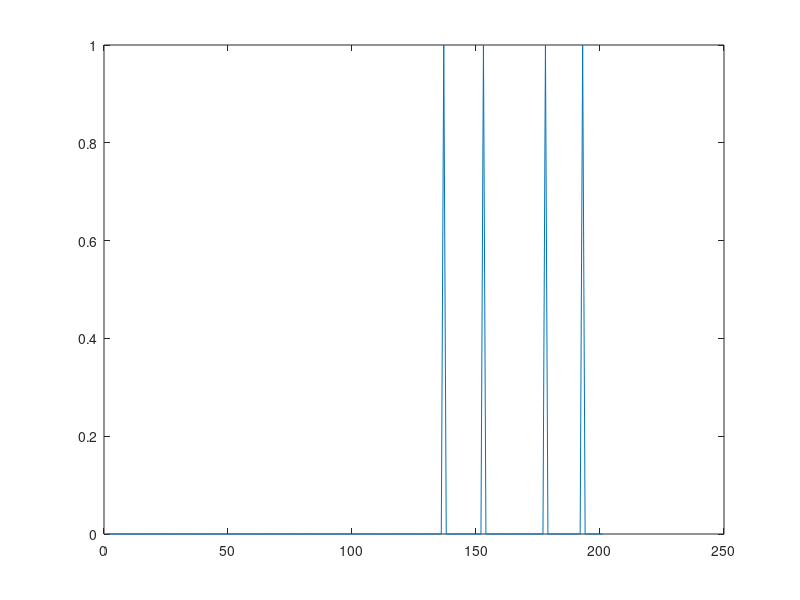

This chart was generated by the following MATLAB code: (Note: this script raises an error after producing the figure.)
%Priamry User Signal
path(path,'./Optimization')

clear all
close all

% W=6000 bin singal divided into L=500 subbands of bandwidth B=12 bins
% (n.b. all in Fourier domain).

W=600; %bandwidth of spectrum
L=201; %number of sub-bands
L0 = (L-1)/2; %re-labelling via shift
J = 50; %number of nodes
B=W/L; %bandwidth per subband
K = 0.02*L; % sparsity

positions = randi(L,[1,K]);%generate random spikes for signal

s = zeros(L,1); %psd
s(positions) = 1;
sprime = s;
figure
plot(s)

%Secondary User system

h = sqrt(1/2)*(randn(1,L)+1j*randn(1,L));
h = fftshift(h);
H = diag(h);

noise = 0.001*randn(1,J);

%construct the A matrix
S = randsrc(J,L);
theta = exp(-1i*2*pi/L);
F = theta.^([0:L-1]'*[-L0:L0]);
np = 1:L0;
nn = (-L0):1:-1;
% This is for digital input only. Note that when R -> infinity,
% D then coincides with that of the paper
dn = [   (1-theta.^nn)./(1-theta.^(nn))/(L)      1/L    (1-theta.^np)./(1-theta.^(np))/(L)];
D = diag(dn);
A = S*F*D*H;
A = conj(A);

y = A*s+ noise';

cvx_begin
    variable s(L) complex;
    minimise (norm(s,1))
    subject to
        A*s == y
cvx_end


[solution] = GPSR_BB(y, A, 0.3, 'Verbose', 0, 'StopCriterion', 3, 'ToleranceA', 1e-6);

opts = spgSetParms('verbosity',0);
d = spg_bp(A, y, opts);

figure
plot(20*log10(abs((d))))

figure
plot(20*log10(abs((solution))))

figure
plot(20*log10(abs(s)))

mse_spg = norm(d - sprime)/norm(s)
mse_gpsr = norm(solution - sprime)/norm(s)
mse_cvx = norm(s-sprime)/norm(s)
